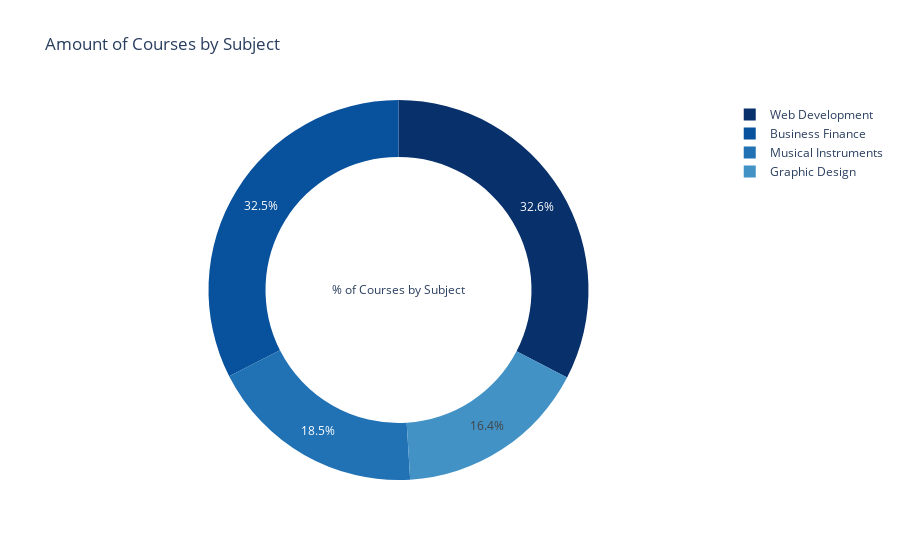

Notebook code for this chart:
### Markdown cell above
## % of Topics in the Dataset

### Code cell
temp_df = pd.DataFrame(courses_df['subject'].value_counts()).reset_index()

fig = go.Figure(data=[go.Pie(labels=temp_df['subject'],
                             values=temp_df['count'],
                             hole=.7,
                             title = '% of Courses by Subject',
                             marker_colors = px.colors.sequential.Blues_r,
                            )
                     
                     ])
fig.update_layout(title='Amount of Courses by Subject')
fig.show()

### Figure 1 — Plotly figure (JSON) as saved in the notebook; plotly's stock layout.template omitted (floating-point values rounded to 4 significant figures)
{"data": [{"hole": 0.7, "labels": ["Web Development", "Business Finance", "Musical Instruments", "Graphic Design"], "marker": {"colors": ["rgb(8,48,107)", "rgb(8,81,156)", "rgb(33,113,181)", "rgb(66,146,198)", "rgb(107,174,214)", "rgb(158,202,225)", "rgb(198,219,239)", "rgb(222,235,247)", "rgb(247,251,255)"]}, "title": {"text": "% of Courses by Subject"}, "type": "pie", "values": [1200, 1195, 680, 603]}], "layout": {"autosize": true, "title": {"text": "Amount of Courses by Subject"}}}
